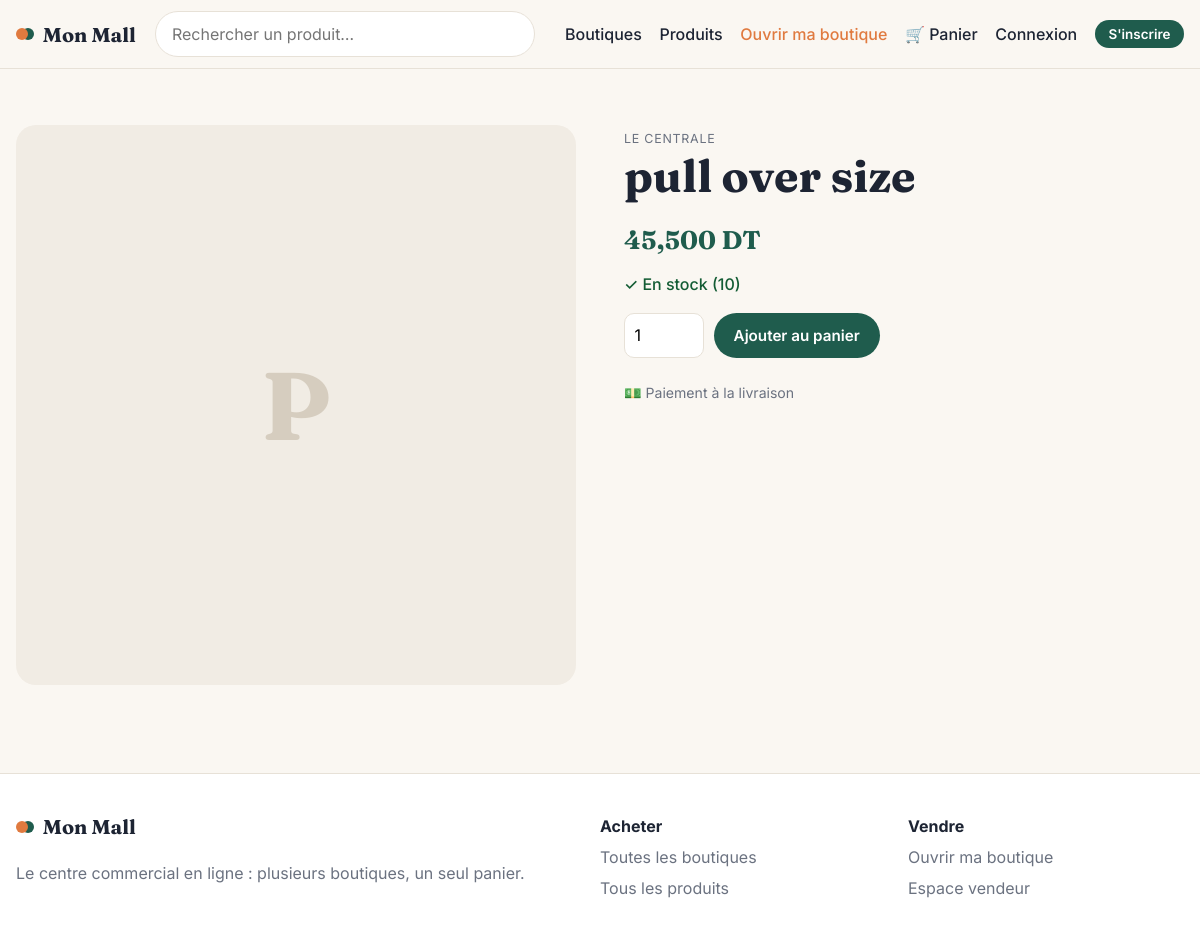
The app's page /produit/1 with its own data.
### tables this page shows
CREATE TABLE produits (
    id          INTEGER PRIMARY KEY AUTOINCREMENT,
    boutique_id INTEGER NOT NULL REFERENCES boutiques(id) ON DELETE CASCADE,
    nom         TEXT NOT NULL,
    description TEXT,
    prix        REAL NOT NULL CHECK (prix >= 0),
    stock       INTEGER NOT NULL DEFAULT 0 CHECK (stock >= 0),
    image       TEXT,
    actif       INTEGER NOT NULL DEFAULT 1,
    created_at  TEXT NOT NULL DEFAULT (datetime('now', 'localtime'))
);

CREATE TABLE boutiques (
    id          INTEGER PRIMARY KEY AUTOINCREMENT,
    owner_id    INTEGER NOT NULL UNIQUE REFERENCES users(id) ON DELETE CASCADE,
    nom         TEXT NOT NULL,
    description TEXT,
    categorie   TEXT,
    telephone   TEXT,
    adresse     TEXT,
    logo        TEXT,
    statut      TEXT NOT NULL DEFAULT 'en_attente'
                CHECK (statut IN ('en_attente', 'approuvee', 'refusee', 'suspendue')),
    created_at  TEXT NOT NULL DEFAULT (datetime('now', 'localtime'))
);

### app/main.py (the view)
@main_bp.route("/produit/<int:produit_id>")
def produit(produit_id):
    p = query(PRODUITS_VISIBLES + " AND p.id = ?", (produit_id,), one=True)
    if not p:
        abort(404)
    autres = query(PRODUITS_VISIBLES + " AND b.id = ? AND p.id != ? LIMIT 4", (p["boutique_id"], p["id"]))
    return render_template("produit.html", p=p, autres=autres)

### app/auth.py (called while the page is built)
def load_user():
    g.user = None
    uid = session.get("user_id")
    if uid:
        user = query("SELECT * FROM users WHERE id = ?", (uid,), one=True)
        if user and user["actif"]:
            g.user = user
        else:
            session.pop("user_id", None)

### app/db.py (called while the page is built)
def get_db():
    if "db" not in g:
        g.db = sqlite3.connect(current_app.config["DATABASE"])
        g.db.row_factory = sqlite3.Row
        g.db.execute("PRAGMA foreign_keys = ON")
    return g.db

def query(sql, args=(), one=False):
    rows = get_db().execute(sql, args).fetchall()
    return (rows[0] if rows else None) if one else rows

### app/templates/produit.html (shortened to what this page needs)
{% extends "base.html" %}
{% from "_cartes.html" import carte_produit %}
{% block content %}
<section class="section">
  <div class="container product-page">
    <div class="product-page-img">
      {% if p.image %}
        <img src="{{ url_for('static', filename='uploads/' ~ p.image) }}" alt="{{ p.nom }}">
      {% else %}
        <span class="placeholder">{{ p.nom[:1] | upper }}</span>
      {% endif %}
    </div>
    <div>
      <a class="product-shop" href="{{ url_for('main.boutique', boutique_id=p.boutique_id) }}">{{ p.boutique_nom }}</a>
      <h1>{{ p.nom }}</h1>
      <p class="price price-lg">{{ p.prix | dt }}</p>
      {% if p.stock > 0 %}
        <p class="stock-ok">✓ En stock ({{ p.stock }})</p>
        <form method="post" action="{{ url_for('main.panier_ajouter', produit_id=p.id) }}" class="buy">
          <input type="number" name="qte" value="1" min="1" max="{{ p.stock }}" aria-label="Quantité">
          <button class="btn">Ajouter au panier</button>
        </form>
      {% else %}
        <p class="stock-out">Épuisé pour le moment</p>
      {% endif %}
      <p class="muted small mt">💵 Paiement à la livraison</p>
    </div>
  </div>
</section>
{% endblock %}

### app/static/css/style.css (style rules this page uses)
:root { --bg: #faf7f2; --surface: #ffffff; --ink: #1d2433; --muted: #6b7280; --line: #e7e1d7; --primary: #1f5c4d; --primary-soft: #e6efe9; --accent: #e07a3f; --accent-soft: #fdeee4; --danger: #b42318; --warn-bg: #fff6dd; --warn-ink: #7a5300; --radius: 14px; --shadow: 0 1px 2px rgba(29,36,51,.05), 0 8px 24px rgba(29,36,51,.06); --serif: "Fraunces", Georgia, serif; --sans: "Inter", system-ui, -apple-system, "Segoe UI", sans-serif; }
* { box-sizing: border-box; }
html, body { margin: 0; }
body { font-family: var(--sans); background: var(--bg); color: var(--ink); line-height: 1.55; }
a { color: var(--primary); }
h1, h2, h3 { font-family: var(--serif); line-height: 1.15; margin: 0 0 .5em; }
h1 { font-size: clamp(1.9rem, 4vw, 2.8rem); }
.container { width: min(1180px, 100% - 32px); margin-inline: auto; }
.muted { color: var(--muted); }
.small { font-size: .88rem; }
.mt { margin-top: 1.5rem; }
.btn { display: inline-block; text-align: center; background: var(--primary); color: #fff; padding: .7rem 1.25rem; border-radius: 999px; border: 0; font: 600 .95rem var(--sans); text-decoration: none; cursor: pointer; transition: transform .15s, opacity .15s; }
.section { padding: clamp(2rem, 5vw, 3.5rem) 0; }
.placeholder { font: 700 3rem var(--serif); color: #d6cdbf; }
.product-shop { font-size: .78rem; color: var(--muted); text-decoration: none; text-transform: uppercase; letter-spacing: .06em; }
.price { color: var(--primary); font-weight: 700; }
.price-lg { font: 700 1.6rem var(--serif); color: var(--primary); margin: 0; }
.product-page { display: grid; grid-template-columns: 1fr 1fr; gap: clamp(1.5rem, 4vw, 3rem); align-items: start; }
.product-page-img { aspect-ratio: 1; background: #f1ece4; border-radius: 20px; overflow: hidden; display: grid; place-items: center; }
.product-page-img .placeholder { font-size: 6rem; }
.stock-ok { color: #135c34; font-weight: 500; }
.buy { display: flex; gap: .6rem; margin-top: 1rem; }
.buy input { width: 80px; padding: .6rem; border: 1.5px solid var(--line); border-radius: 10px; font: inherit; }

### records on screen
produits: nom "P", nom "pull over size", prix|dt "45,500 DT", stock "10"
boutiques: boutique_nom "LE CENTRALE"

### other values on screen
{{ site_name }} "Mon Mall"
